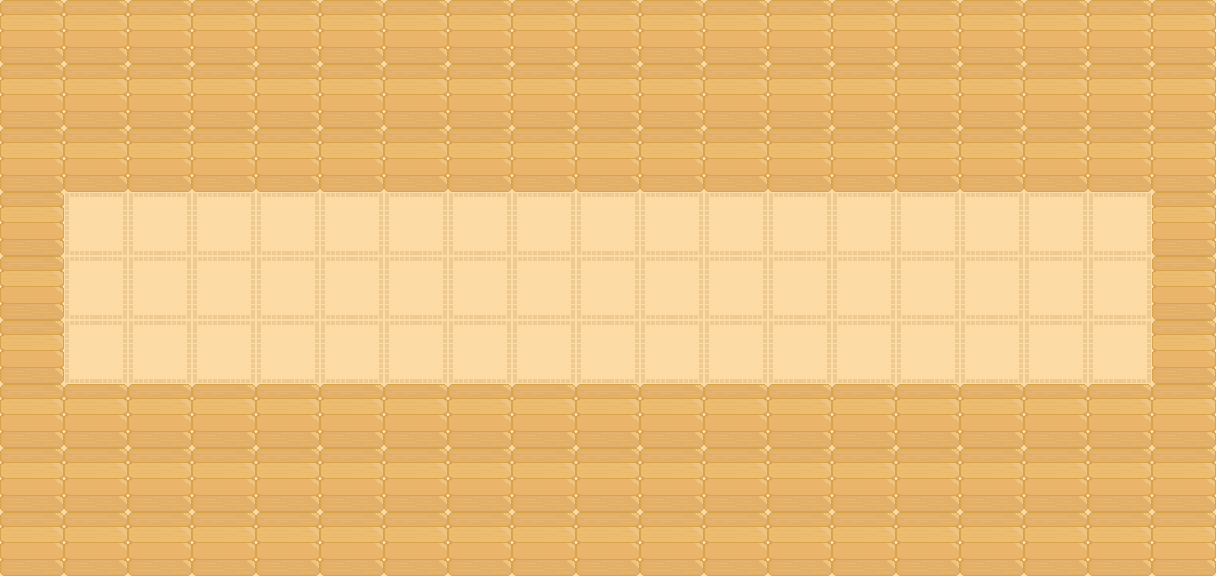

This is a level from a 2D game, rendered from its Tiled map with the project's own tilesets. A one-line summary and the complete map file follow:
An orthogonal 19x9 tile map with 64x64 px tiles, 3 tile layers (floor, wall1, wall2), 3 tilesets.

<map version="1.10" tiledversion="1.11.0" orientation="orthogonal" renderorder="right-down" width="19" height="9" tilewidth="64" tileheight="64" infinite="0" nextlayerid="4" nextobjectid="1">
 <tileset firstgid="1" source="../floor.tsx" />
 <tileset firstgid="2" source="../wall.tsx" />
 <tileset firstgid="3" source="../images/game/background/wall2.tsx" />
 <layer id="1" name="floor" width="19" height="9">
  <data encoding="csv">
1,1,1,1,1,1,1,1,1,1,1,1,1,1,1,1,1,1,1,
1,1,1,1,1,1,1,1,1,1,1,1,1,1,1,1,1,1,1,
1,1,1,1,1,1,1,1,1,1,1,1,1,1,1,1,1,1,1,
1,1,1,1,1,1,1,1,1,1,1,1,1,1,1,1,1,1,1,
1,1,1,1,1,1,1,1,1,1,1,1,1,1,1,1,1,1,1,
1,1,1,1,1,1,1,1,1,1,1,1,1,1,1,1,1,1,1,
1,1,1,1,1,1,1,1,1,1,1,1,1,1,1,1,1,1,1,
1,1,1,1,1,1,1,1,1,1,1,1,1,1,1,1,1,1,1,
1,1,1,1,1,1,1,1,1,1,1,1,1,1,1,1,1,1,1
</data>
 </layer>
 <layer id="2" name="wall1" width="19" height="9">
  <data encoding="csv">
2,2,2,2,2,2,2,2,2,2,2,2,2,2,2,2,2,2,2,
2,2,2,2,2,2,2,2,2,2,2,2,2,2,2,2,2,2,2,
2,2,2,2,2,2,2,2,2,2,2,2,2,2,2,2,2,2,2,
2,0,0,0,0,0,0,0,0,0,0,0,0,0,0,0,0,0,2,
2,0,0,0,0,0,0,0,0,0,0,0,0,0,0,0,0,0,2,
2,0,0,0,0,0,0,0,0,0,0,0,0,0,0,0,0,0,2,
2,2,2,2,2,2,2,2,2,2,2,2,2,2,2,2,2,2,2,
2,2,2,2,2,2,2,2,2,2,2,2,2,2,2,2,2,2,2,
2,2,2,2,2,2,2,2,2,2,2,2,2,2,2,2,2,2,2
</data>
 </layer>
 <layer id="3" name="wall2" width="19" height="9">
  <data encoding="csv">
0,0,0,0,0,0,0,0,0,0,0,0,0,0,0,0,0,0,0,
0,0,0,0,0,0,0,0,0,0,0,0,0,0,0,0,0,0,0,
0,0,0,0,0,0,0,0,0,0,0,0,0,0,0,0,0,0,0,
0,0,0,0,0,0,0,0,0,0,0,0,0,0,0,0,0,0,0,
0,0,0,0,0,0,0,0,0,0,0,0,0,0,0,0,0,0,0,
0,0,0,0,0,0,0,0,0,0,0,0,0,0,0,0,0,0,0,
0,0,0,0,0,0,0,0,0,0,0,0,0,0,0,0,0,0,0,
0,0,0,0,0,0,0,0,0,0,0,0,0,0,0,0,0,0,0,
0,0,0,0,0,0,0,0,0,0,0,0,0,0,0,0,0,0,0
</data>
 </layer>
</map>
